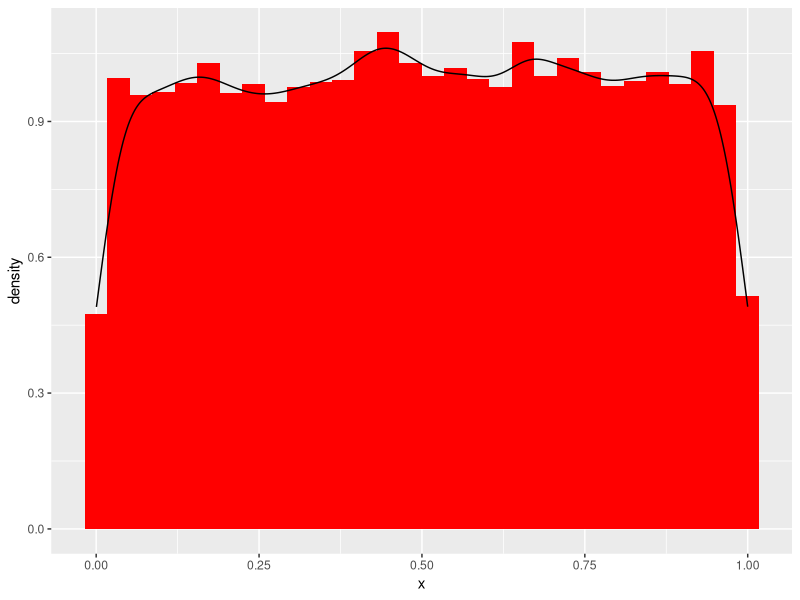
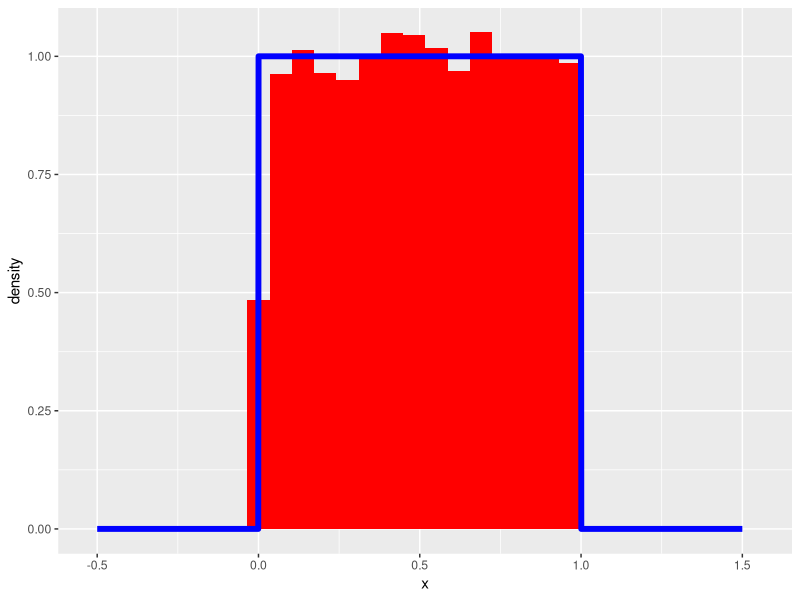
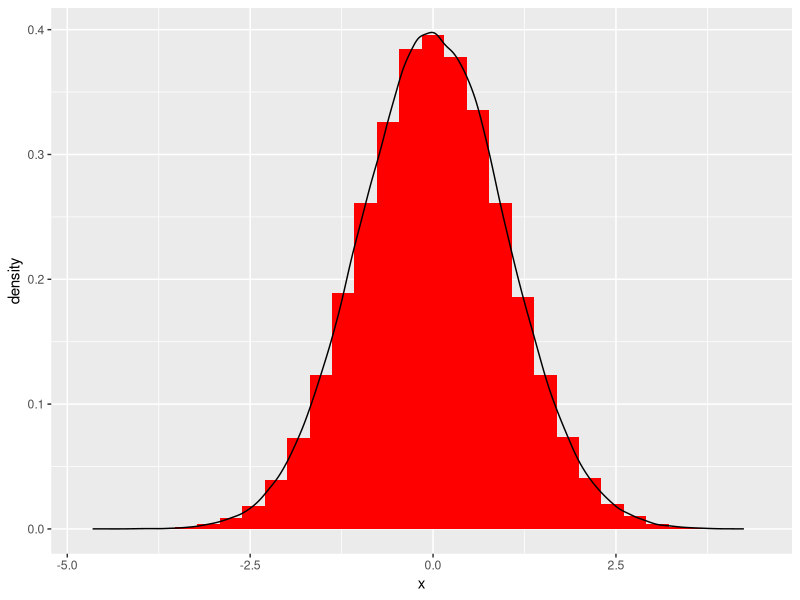
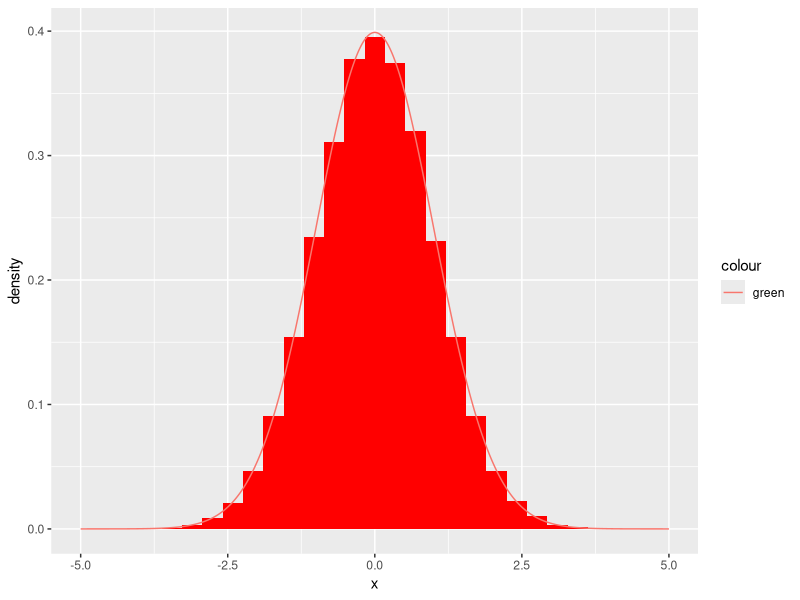
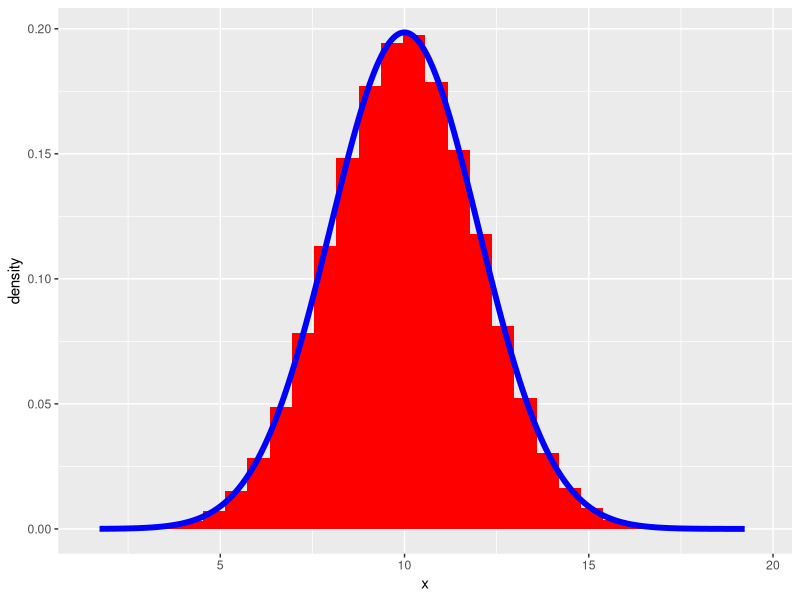
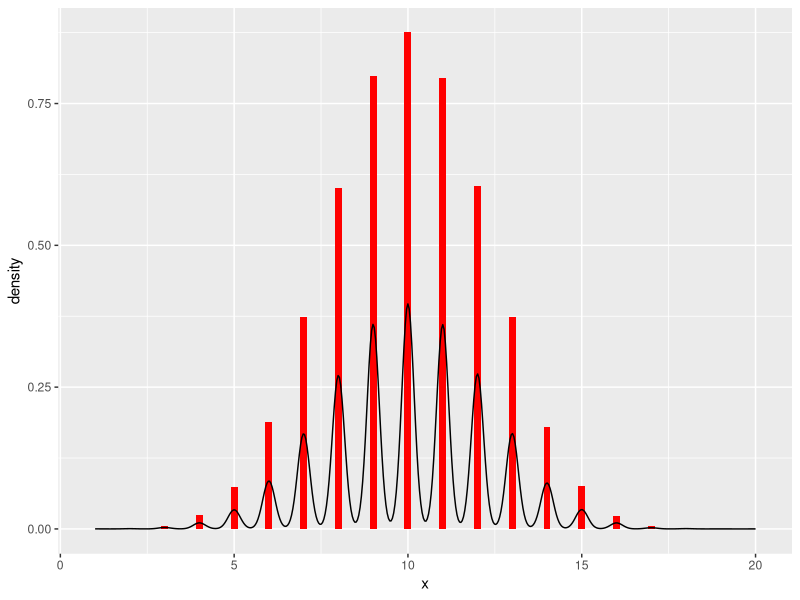
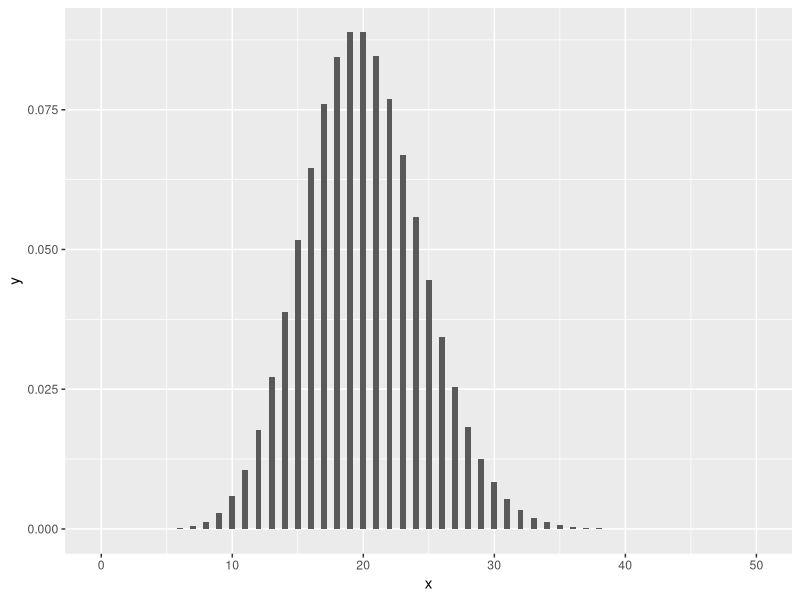

R code for these plots, in order:
require(ggplot2)
# равномерное распределение (unif)
set.seed(1234)
punif(40000,min=30000,max=60000)
qunif(1/3,min=30000,max=60000)
qunif(1/2,min=30000,max=60000)
rnd_unif  <- data.frame(x=runif(20000))
require(ggplot2)
ggplot(data=rnd_unif,aes(x=x,y=..density..))+
  geom_histogram(fill="red")+geom_density()
# график теоретической плотности равномерного распределения, наложеннный на
# гистограмму
fun_unif <- data.frame(x=seq(-.5,1.5,length.out = 2000))

fun_unif$val <- dunif(fun_unif$x,min=0,max=1)
ggplot(data=rnd_unif,aes(x=x,y=..density..))+
  geom_histogram(fill="red")+
    geom_line(data=fun_unif,aes(x,val),size=2,col="blue")


# нормальное  распределение (norm)

rnd_norm<- data.frame(x=rnorm(200000))
ggplot(data=rnd_norm,aes(x=x,y=..density..))+
  geom_histogram(fill="red")+geom_density()
fun_norm  <-data.frame(x = seq(-5,5,length.out = 20000))
fun_norm$val  <-  dnorm(fun_norm$x)
ggplot(data=rnd_norm,aes(x=x,y=..density..))+
  geom_histogram(fill="red")+
#  geom_density()+
  geom_line(data=fun_norm,aes(col="green",x=x,y=val))
# добабление графика функции средсвами ggplot2::stat_func()
rnd_norm_10_2<- data.frame(x=rnorm(200000,mean = 10,sd=2))
ggplot(data=rnd_norm_10_2,aes(x=x))+
  geom_histogram(fill="red",aes(y=..density..))+
  stat_function(data=rnd_norm_10_2,fun=dnorm, col="blue",size=2,n=500,
                args = list(mean=mean(rnd_norm_10_2$x),sd=sd(rnd_norm_10_2$x)))

summary(rnd_norm_10_2)
mean(rnd_norm_10_2$x)
median(rnd_norm_10_2$x)
sd(rnd_norm_10_2$x)
var(rnd_norm_10_2$x)


# биноминальное распределение (binom)
rnd_binom_20<- data.frame(x=rbinom(200000,size=20,prob=0.5))
ggplot(data=rnd_binom_20,aes(x=x,y=..density..))+
  geom_histogram(fill="red",binwidth=0.2)+geom_density()



# распределение Пуассона (pois) The Poisson Distribution

# плотность (density)
ggplot(data.frame(x=c(0,50)),aes(x)) + stat_function(fun=dpois,args = list(lambda=20),geom="bar") 
